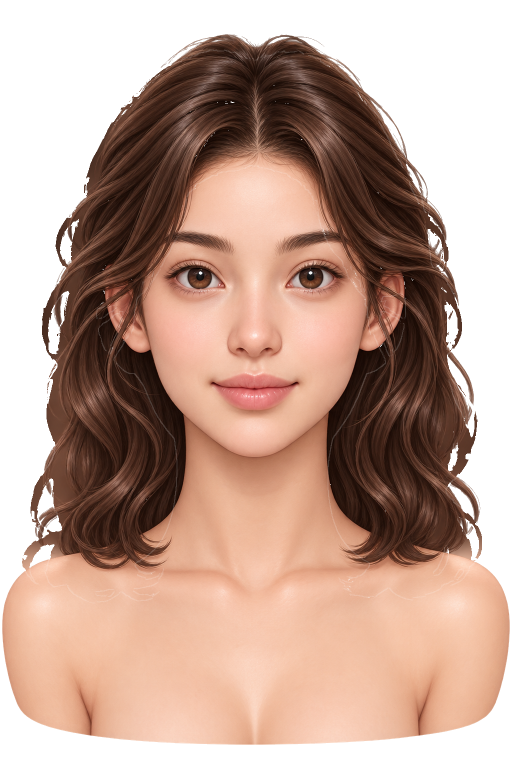
#> input picture lira_studio/assets/models/model_01/base/model_01_face_base_v1.png, 1024 x 1536 px (shown at 1/2 size); its folder holds only this picture in this run
$ python improve_masks.py
#> lines starting #> are read from the running program, lines starting #| are printed output that depends on the picture; after the words box and inside, x2 and y2 are one past the last pixel; in counts of white or black regions, pixels touching at a corner belong together
"""Recalibrate makeup masks from catchlights in the face art."""

from __future__ import annotations

from pathlib import Path

import cv2
import numpy as np
from PIL import Image

ROOT = Path(__file__).resolve().parents[1]
MODELS = ROOT / "assets" / "models"
PREVIEWS = ROOT / "tools" / "_mask_review"

OVERLAY_COLORS = {
    "model_01": np.array([232, 201, 153], dtype=np.float32),
    "model_02": np.array([184, 115, 51], dtype=np.float32),
    "model_03": np.array([180, 128, 70], dtype=np.float32),
    "model_04": np.array([224, 168, 154], dtype=np.float32),
}


def load_rgba(path: Path) -> np.ndarray:
    return np.array(Image.open(path).convert("RGBA"))


def save_rgba(path: Path, arr: np.ndarray) -> None:
    path.parent.mkdir(parents=True, exist_ok=True)
    Image.fromarray(arr, "RGBA").save(path)


# [21 lines left out: functions mask_image, overlay_strength, remap_strength, not called in this run]


def largest_component(binary: np.ndarray, seed_xy: tuple[int, int] | None = None) -> np.ndarray:
    num, labels, stats, _ = cv2.connectedComponentsWithStats(binary.astype(np.uint8), 8)
    if num <= 1:
        return np.zeros(binary.shape, dtype=bool)
    if seed_xy is not None:
        sx, sy = seed_xy
        if 0 <= sy < labels.shape[0] and 0 <= sx < labels.shape[1]:
            idx = int(labels[sy, sx])
            if idx > 0:
                return labels == idx
    biggest = 1 + int(np.argmax(stats[1:, cv2.CC_STAT_AREA]))
    return labels == biggest


def catchlight_spots(face: np.ndarray) -> list[tuple[int, float, float]]:
    luma = face[..., :3].astype(np.float32).mean(axis=2)
    alpha = face[..., 3]
    h, w = luma.shape
    ys, xs = np.where(alpha > 40)
    fy0, fy1 = int(ys.min()), int(ys.max())
    bright = (luma >= 205) & (alpha > 40)
    bright[: fy0 + int((fy1 - fy0) * 0.16), :] = False
    bright[fy0 + int((fy1 - fy0) * 0.55) :, :] = False
    num, _labels, stats, cents = cv2.connectedComponentsWithStats(bright.astype(np.uint8), 8)
    spots: list[tuple[int, float, float]] = []
    for i in range(1, num):
        _x, _y, bw, bh, area = stats[i]
        if area < 3 or area > 140 or bw > 24 or bh > 24:
            continue
        px, py = float(cents[i][0]), float(cents[i][1])
        y0, y1 = max(int(py) - 18, 0), min(int(py) + 20, h)
        x0, x1 = max(int(px) - 22, 0), min(int(px) + 22, w)
        if luma[y0:y1, x0:x1].min() > 78:
            continue
        spots.append((int(area), px, py))
    spots.sort(reverse=True)
    return spots[:12]


def pick_eye_pair(spots: list[tuple[int, float, float]], width: int) -> tuple[tuple[float, float], tuple[float, float]]:
    best = None
    best_score = -1e9
    for i, (a1, x1, y1) in enumerate(spots):
        for a2, x2, y2 in spots[i + 1 :]:
            xa, ya, xb, yb = x1, y1, x2, y2
            if xa > xb:
                xa, ya, xb, yb = xb, yb, xa, ya
            dx = xb - xa
            dy = abs(yb - ya)
            if dx < 150 or dx > 320 or dy > 20:
                continue
            mid = 0.5 * (xa + xb)
            if abs(mid - width * 0.5) > 100:
                continue
            score = min(a1, a2) * 1.4 - dy * 6.0 - abs(mid - width * 0.5) * 0.25
            if score > best_score:
                best_score = score
                best = ((xa, ya), (xb, yb))
    if best is None:
        raise RuntimeError("could not find a catchlight pair")
    return best


def pupil_from_catch(luma: np.ndarray, cx: float, cy: float) -> tuple[float, float]:
    h, w = luma.shape
    x0, x1 = max(int(cx) - 20, 0), min(int(cx) + 24, w)
    y0, y1 = max(int(cy) - 4, 0), min(int(cy) + 22, h)
    patch = cv2.GaussianBlur(luma[y0:y1, x0:x1], (0, 0), 1.1)
    yy, xx = np.unravel_index(int(np.argmin(patch)), patch.shape)
    return float(xx + x0), float(yy + y0)


def lid_y_from_catch(luma: np.ndarray, chroma: np.ndarray, alpha: np.ndarray, cx: float, cy: float) -> float:
    # Catchlights sit in the upper iris; the lash margin is just above them.
    # Do not walk through dark eyelid skin (breaks on deeper skin tones).
    return float(cy) - 1.0


def is_skin_pixel(rgb: np.ndarray, luma: np.ndarray, alpha: np.ndarray, x: int, y: int) -> bool:
    if alpha[y, x] < 80:
        return False
    red = float(rgb[y, x, 0] - 0.5 * (rgb[y, x, 1] + rgb[y, x, 2]))
    chroma = float(np.std(rgb[y, x]))
    return red > 26.0 and 55.0 < luma[y, x] < 232.0 and chroma > 8.0


def opening_from_pupil(face: np.ndarray, px: float, py: float, ipd: float) -> np.ndarray:
    h, w = face.shape[:2]
    rgb = face[..., :3].astype(np.float32)
    luma = rgb.mean(axis=2)
    chroma = rgb.std(axis=2)
    alpha = face[..., 3]
    ipx, ipy = int(round(px)), int(round(py))
    pupil_l = float(luma[ipy, ipx])

    horiz: list[float] = []
    vert: list[float] = []
    for deg in range(0, 360, 10):
        rad = np.deg2rad(deg)
        c, s = float(np.cos(rad)), float(np.sin(rad))
        last = 10.0
        for r in range(8, 56):
            x = int(round(px + r * c))
            y = int(round(py + r * s))
            if x < 1 or y < 1 or x >= w - 1 or y >= h - 1 or alpha[y, x] < 80:
                last = float(max(r - 2, 8))
                break
            if is_skin_pixel(rgb, luma, alpha, x, y) and r > 14:
                last = float(max(r - 2, 8))
                break
            last = float(r)
        if abs(c) >= abs(s):
            horiz.append(last)
        else:
            vert.append(last)

    ax = float(np.clip(max(np.percentile(horiz, 80) * 1.18, ipd * 0.24), 36.0, 62.0))
    ay = float(np.clip(max(np.percentile(vert, 62) * 0.82, 12.0), 12.0, 20.0))
    yy, xx = np.ogrid[:h, :w]
    ell = ((xx - px) / ax) ** 2 + ((yy - py) / ay) ** 2 <= 1.0
    iris = ell & (alpha > 80) & (luma <= pupil_l + 78.0) & (chroma >= 6.0)
    sclera = ell & (alpha > 80) & (luma > 140.0) & (chroma < 50.0)
    opening = (iris | sclera).astype(np.uint8)
    if opening.sum() < 120:
        opening = ell.astype(np.uint8)
    opening = cv2.morphologyEx(opening, cv2.MORPH_CLOSE, cv2.getStructuringElement(cv2.MORPH_ELLIPSE, (5, 3)))
    keep = largest_component(opening, (ipx, ipy))
    keep = cv2.morphologyEx(keep.astype(np.uint8), cv2.MORPH_CLOSE, np.ones((3, 3), np.uint8)).astype(bool)
    # Keep the globe, but don't climb onto the brow.
    keep[: max(ipy - int(ay) - 4, 0), :] = False
    return keep


# [35 lines left out: functions smooth_contour, contour_from_opening, not called in this run]


def almond_top(width: int, cx: float, y_lash: float, eye_w: float, outer_sign: float) -> tuple[np.ndarray, int, int]:
    top = np.full(width, -1, dtype=np.int32)
    ax = max(eye_w * 0.62, 48.0)
    x0 = int(round(cx - ax))
    x1 = int(round(cx + ax))
    for x in range(max(x0, 0), min(x1, width - 1) + 1):
        t = (x - cx) / ax
        if abs(t) > 1.0:
            continue
        outer = t * outer_sign
        drop = 3.2 * (t * t)
        wing = 2.2 * max(outer, 0.0) ** 1.45
        top[x] = int(round(y_lash + drop + wing - 1.0))
    xs = np.where(top >= 0)[0]
    if xs.size == 0:
        return top, 0, 0
    return top, int(xs.min()), int(xs.max())


def _contour_line(top: np.ndarray, x0: int, x1: int, width: int, extra: int) -> tuple[np.ndarray, int, int]:
    xa = max(x0 - extra, 0)
    xb = min(x1 + extra, width - 1)
    line = np.full(width, np.nan, dtype=np.float32)
    known = [x for x in range(x0, x1 + 1) if top[x] >= 0]
    if not known:
        return line, xa, xb
    ys = np.array([float(top[x]) for x in known], dtype=np.float32)
    xs = np.array(known, dtype=np.float32)
    for x in range(xa, xb + 1):
        line[x] = float(np.interp(x, xs, ys))
    k = 9
    kernel = np.exp(-0.5 * ((np.arange(k) - k // 2) / 1.8) ** 2)
    kernel /= kernel.sum()
    pad = np.pad(line[xa : xb + 1], k // 2, mode="edge")
    line[xa : xb + 1] = np.convolve(pad, kernel, mode="valid")
    return line, xa, xb


def lid_from_opening(
    face: np.ndarray,
    opening: np.ndarray,
    top: np.ndarray,
    x0: int,
    x1: int,
    cx: float,
    outer_sign: float,
    ipd: float,
    pupil_y: float,
) -> np.ndarray:
    h, w = opening.shape
    strength = np.zeros((h, w), dtype=np.float32)
    if x1 <= x0:
        return strength
    extra = max(int((x1 - x0) * 0.14), 10)
    line, xa, xb = _contour_line(top, x0, x1, w, extra)
    if not np.isfinite(line[xa : xb + 1]).any():
        return strength
    span = max(xb - xa, 1)
    ay = float(np.clip(span * 0.16, 12.0, 19.0))
    t = (np.arange(w, dtype=np.float32) - xa) / float(span)
    window_1d = np.clip(1.0 - 0.92 * ((t - 0.5) / 0.5) ** 2, 0.0, 1.0) ** 0.22
    window_1d[:xa] = 0
    window_1d[xb + 1 :] = 0
    globe = cv2.erode(opening.astype(np.uint8), np.ones((5, 5), np.uint8), iterations=1).astype(bool)
    alpha = face[..., 3]
    for x in range(xa, xb + 1):
        if not np.isfinite(line[x]) or window_1d[x] < 0.08:
            continue
        y_m = int(round(float(line[x])))
        lid_h = max(int(round(ay * (0.55 + 0.45 * window_1d[x]))), 7)
        for y in range(max(y_m - lid_h, 0), min(y_m + 2, h)):
            if globe[y, x] or alpha[y, x] < 80:
                continue
            ny = (y_m - y) / float(lid_h)
            fade = float(np.clip(1.0 - ny * ny, 0.0, 1.0))
            strength[y, x] = max(strength[y, x], fade * window_1d[x] * 255.0)
    if strength.max() > 0:
        strength = cv2.GaussianBlur(strength, (0, 0), 0.80)
        strength[globe] = 0
        strength = np.clip(strength / float(strength.max()) * 255.0, 0, 255)
    return strength


def lash_from_opening(
    opening: np.ndarray,
    top: np.ndarray,
    x0: int,
    x1: int,
    pupil_y: float,
    outer_sign: float,
) -> np.ndarray:
    h, w = opening.shape
    out = np.zeros((h, w), dtype=np.float32)
    extra = max(int((x1 - x0) * 0.12), 8)
    line, xa, xb = _contour_line(top, x0, x1, w, extra)
    if not np.isfinite(line[xa : xb + 1]).any():
        return out
    band = np.zeros((h, w), dtype=np.uint8)
    span = max(xb - xa, 1)
    for x in range(xa, xb + 1):
        t = (x - xa) / float(span)
        window = float(np.clip(1.0 - 1.08 * ((t - 0.5) / 0.5) ** 2, 0.0, 1.0) ** 0.28)
        if window < 0.10:
            continue
        y = int(round(float(line[x]) - 0.5))
        y0 = max(y - 2, 0)
        y1b = min(y + 0, h - 1)
        if y1b >= y0:
            band[y0 : y1b + 1, x] = int(round(255 * window))
    out = cv2.GaussianBlur(band.astype(np.float32), (0, 0), 0.40)
    return np.clip(out, 0, 255)


# [106 lines left out: functions improve_lips, blush_from_landmarks, improve_skin, overlay_from_lid, not called in this run]


def tint(vis: np.ndarray, mask: np.ndarray, color: tuple[float, float, float], amount: float) -> np.ndarray:
    a = (mask[..., 3].astype(np.float32) / 255.0) * amount
    return vis * (1.0 - a[..., None]) + np.array(color) * a[..., None]


# [22 lines left out: function save_preview, not called in this run]


def process_model(mid: str) -> None:
    base = MODELS / mid
    face = load_rgba(base / f"base/{mid}_face_base_v1.png")
    luma = face[..., :3].astype(np.float32).mean(axis=2)
    spots = catchlight_spots(face)
    left_c, right_c = pick_eye_pair(spots, face.shape[1])
    left = pupil_from_catch(luma, *left_c)
    right = pupil_from_catch(luma, *right_c)
    rgb = face[..., :3].astype(np.float32)
    chroma = rgb.std(axis=2)
    alpha = face[..., 3]
    y_l = lid_y_from_catch(luma, chroma, alpha, left_c[0], left_c[1])
    y_r = lid_y_from_catch(luma, chroma, alpha, right_c[0], right_c[1])
    print(
        f"{mid}: pupils L=({left[0]:.1f},{left[1]:.1f}) R=({right[0]:.1f},{right[1]:.1f}) "
        f"lash_y={y_l:.1f}/{y_r:.1f} ipd={right[0]-left[0]:.1f}"
    )

    ipd = max(right[0] - left[0], 80.0)
    opening = np.zeros(luma.shape, dtype=bool)
    lids: list[np.ndarray] = []
    lashes: list[np.ndarray] = []
    for i, pupil in enumerate((left, right)):
        y_lash = y_l if i == 0 else y_r
        catch = left_c if i == 0 else right_c
        outer_sign = -1.0 if i == 0 else 1.0
        eye = opening_from_pupil(face, pupil[0], pupil[1], ipd)
        eye_w = max(ipd * 0.46, 88.0)
        top, x0, x1 = almond_top(
            face.shape[1], catch[0] + outer_sign * eye_w * 0.04, y_lash, eye_w, outer_sign
        )
        for x in range(x0, x1 + 1):
            if top[x] >= 0:
                eye[: max(int(top[x]), 0), x] = False
        opening |= eye
        print(
            f"  {mid} eye{i} catch=({catch[0]:.0f},{catch[1]:.0f}) "
            f"line={top[x0:x1+1][top[x0:x1+1]>=0].min()}-{top[x0:x1+1][top[x0:x1+1]>=0].max()} "
            f"x={x0}-{x1}"
        )
        lids.append(lid_from_opening(face, eye, top, x0, x1, catch[0], outer_sign, ipd, y_lash))
        lashes.append(lash_from_opening(eye, top, x0, x1, y_lash, outer_sign))

    lip_ov = load_rgba(next((base / "makeup/lipstick").glob("*overlay*.png")))
    shadow_path = next((base / "makeup/eyeshadow").glob("*overlay*.png"))
    lips = improve_lips(lip_ov, face)
    blush_l, blush_r = blush_from_landmarks(face, left, right, lips, opening)
    lid_combo = np.maximum(lids[0], lids[1])
    skin = improve_skin(face, lips, lid_combo, opening)

    masks = base / "masks"
    save_rgba(masks / f"{mid}_eye_l_mask.png", mask_image(lids[0]))
    save_rgba(masks / f"{mid}_eye_r_mask.png", mask_image(lids[1]))
    save_rgba(masks / f"{mid}_lash_l_mask.png", mask_image(lashes[0]))
    save_rgba(masks / f"{mid}_lash_r_mask.png", mask_image(lashes[1]))
    save_rgba(masks / f"{mid}_lips_mask.png", lips)
    save_rgba(masks / f"{mid}_cheek_l_mask.png", blush_l)
    save_rgba(masks / f"{mid}_cheek_r_mask.png", blush_r)
    save_rgba(masks / f"{mid}_skin_mask.png", skin)
    save_rgba(shadow_path, overlay_from_lid(mask_image(lid_combo), OVERLAY_COLORS[mid]))

    vis = save_preview(
        face,
        (mask_image(lids[0]), mask_image(lids[1])),
        (mask_image(lashes[0]), mask_image(lashes[1])),
        lips,
        (blush_l, blush_r),
        opening,
        mid,
    )
    look = face[..., :3].astype(np.float32)
    look = tint(look, mask_image(lid_combo), (218, 168, 42), 0.70)
    look = tint(look, mask_image(lashes[0]), (18, 10, 8), 0.94)
    look = tint(look, mask_image(lashes[1]), (18, 10, 8), 0.94)
    look = tint(look, blush_l, (226, 96, 110), 0.40)
    look = tint(look, blush_r, (226, 96, 110), 0.40)
    look = np.clip(look, 0, 255).astype(np.uint8)
    for label, catch in (("L", left_c), ("R", right_c)):
        x, y = int(round(catch[0])), int(round(catch[1]))
        box = (max(y - 52, 0), y + 36, max(x - 72, 0), x + 72)
        Image.fromarray(vis[box[0] : box[1], box[2] : box[3]]).save(PREVIEWS / f"{mid}_eye_{label}.png")
        Image.fromarray(look[box[0] : box[1], box[2] : box[3]]).save(PREVIEWS / f"{mid}_look_{label}.png")
        lid_m = lids[0] if label == "L" else lids[1]
        lash_m = lashes[0] if label == "L" else lashes[1]
        col = lid_m[:, x]
        lid_ys = np.where(col >= 40)[0]
        lash_col = lash_m[:, x]
        ridge = int(np.argmax(lash_col)) if lash_col.max() > 20 else -1
        lid_lo = int(lid_ys.max()) if lid_ys.size else -1
        lid_hi = int(lid_ys.min()) if lid_ys.size else -1
        open_ys = np.where(opening[:, x])[0]
        open_top = int(open_ys.min()) if open_ys.size else -1
        print(
            f"    {label} catch_y={y} lid={lid_hi}-{lid_lo} lash_ridge={ridge} "
            f"open_top={open_top} gap={open_top - lid_lo if open_top >= 0 and lid_lo >= 0 else 'n/a'}"
        )
        for tag, xx in (("inner", x + (36 if label == "L" else -36)), ("outer", x + (-40 if label == "L" else 40))):
            col2 = lid_m[:, xx]
            ys2 = np.where(col2 >= 40)[0]
            o2 = np.where(opening[:, xx])[0]
            print(
                f"      {tag}x={xx} lid={int(ys2.min()) if ys2.size else -1}-{int(ys2.max()) if ys2.size else -1} "
                f"open={int(o2.min()) if o2.size else -1} n={int(ys2.size)}"
            )
    ys, xs = np.where(face[..., 3] > 40)
    Image.fromarray(
        look[int(ys.min()) : int(ys.min() + (ys.max() - ys.min()) * 0.62), int(xs.min()) : int(xs.max())]
    ).save(PREVIEWS / f"{mid}_look.png")
    print(
        f"  lid={(lids[0] >= 32).sum()}/{(lids[1] >= 32).sum()} "
        f"lash={(lashes[0] >= 32).sum()}/{(lashes[1] >= 32).sum()} "
        f"lips={(lips[..., 3] >= 32).sum()} "
        f"blush={(blush_l[..., 3] >= 32).sum()}/{(blush_r[..., 3] >= 32).sum()}"
    )
    for tag, arr, pupil in (("blushL", blush_l, left), ("blushR", blush_r, right)):
        ys_b, xs_b = np.where(arr[..., 3] >= 40)
        if ys_b.size:
            print(
                f"    {tag} centroid=({xs_b.mean():.0f},{ys_b.mean():.0f}) "
                f"pupil=({pupil[0]:.0f},{pupil[1]:.0f}) "
                f"d=({xs_b.mean()-pupil[0]:+.0f},{ys_b.mean()-pupil[1]:+.0f})"
            )


def main() -> None:
    for mid in ["model_01", "model_02", "model_03", "model_04"]:
        process_model(mid)
#> in load_rgba, returned value is the input picture: shape (1536, 1024, 4); mean R, G, B, A 137.5, 100.4, 83.2, 175.8
#> in process_model, `luma = face[..., :3].astype(np.float32).mean(axis=2)`:
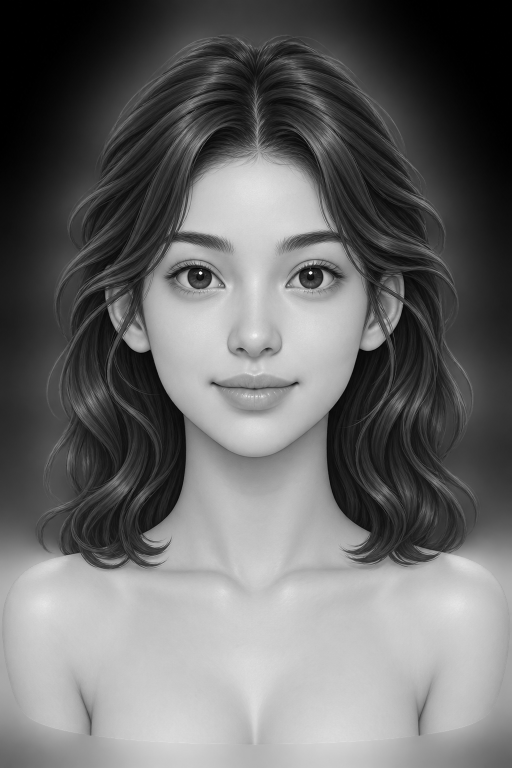
#> luma: shape (1536, 1024) float32 (shown at 1/2 size); min 0, max 255, mean 107
#> in catchlight_spots, `alpha = face[..., 3]`:
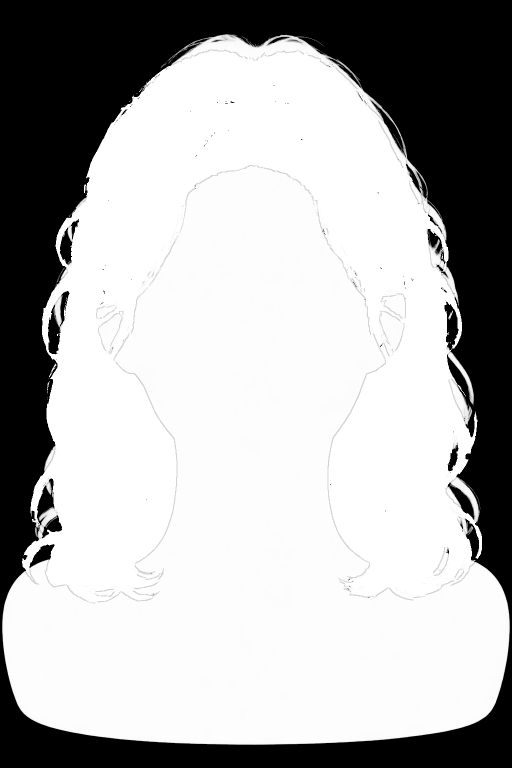
#> alpha: shape (1536, 1024) (shown at 1/2 size); min 0, max 255, mean 175.8
#> in catchlight_spots, `fy0, fy1 = int(ys.min()), int(ys.max())`: fy0 = 68; fy1 = 1489
#> in catchlight_spots, `bright = (luma >= 205) & (alpha > 40)`:
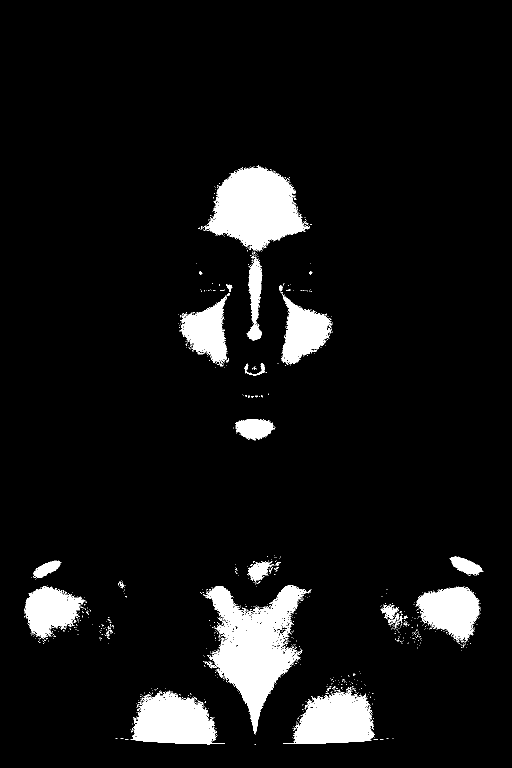
#> bright: shape (1536, 1024) bool (shown at 1/2 size); 7.3% white; 1058 white regions (1027 under 20 px), largest, box (x1, y1, x2, y2) and area: (406, 1170, 613, 1469) 25727, (408, 330, 620, 503) 21147, (261, 1381, 450, 1489) 12844
#> in catchlight_spots, `bright[fy0 + int((fy1 - fy0) * 0.55) :, :] = False`:
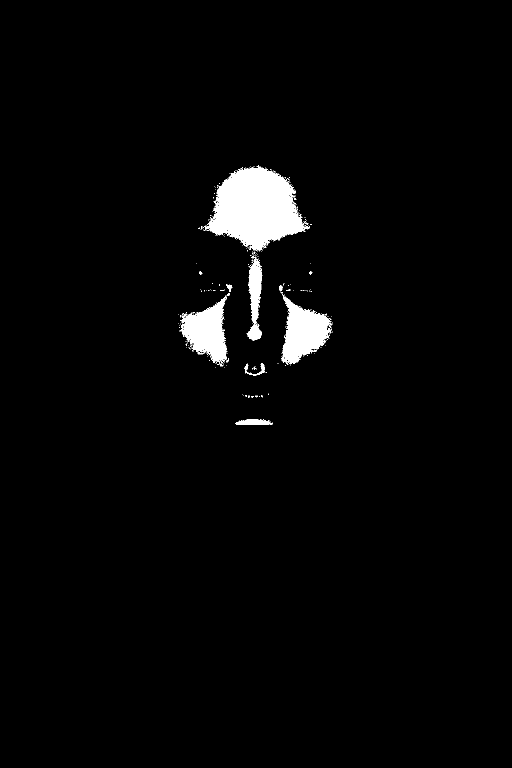
#> bright: shape (1536, 1024) bool (shown at 1/2 size); 2.5% white; 258 white regions (246 under 20 px), largest, box (x1, y1, x2, y2) and area: (408, 330, 620, 503) 21147, (562, 588, 665, 729) 7448, (359, 590, 455, 730) 6812
#> in catchlight_spots, `num, _labels, stats, cents = cv2.connectedComponentsWithStats(bright.a..`:
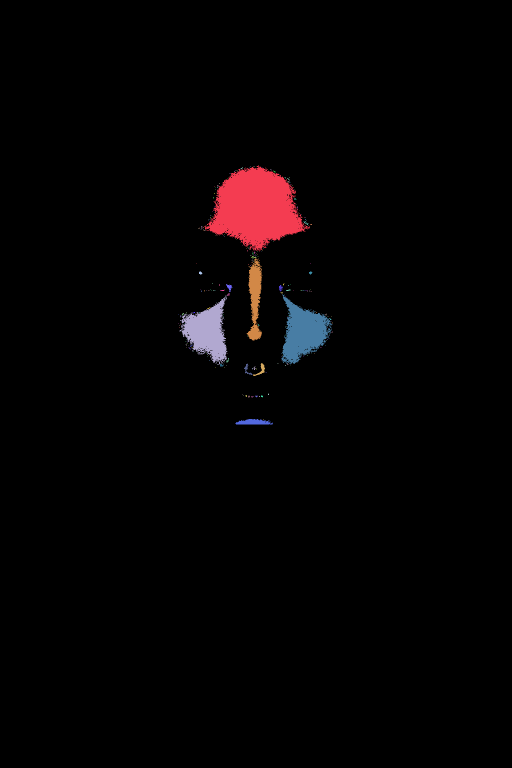
#> _labels: shape (1536, 1024) int32 (shown at 1/2 size); 259 distinct labels, from 0 to 258; one colour per label, 0 black
#> in catchlight_spots, `num, _labels, stats, cents = cv2.connectedComponentsWithStats(bright.a..`: num = 259; stats = 259 rows, first 6: [0, 0, 1024, 1536, 1532894], [408, 330, 212, 173, 21147], [500, 333, 1, 1, 1], [506, 332, 1, 1, 1], [509, 333, 1, 1, 1], [482, 334, 4, 4, 6]; cents = 259 pairs, first value 356 to 665, second value 332 to 844.1
#> the loop in catchlight_spots, `for i in range(1, num):` made 258 passes
#> (bw, bh, area) on pass 1: (212, 173, 21147)
#> (the rest of the program and of its run is left out)
